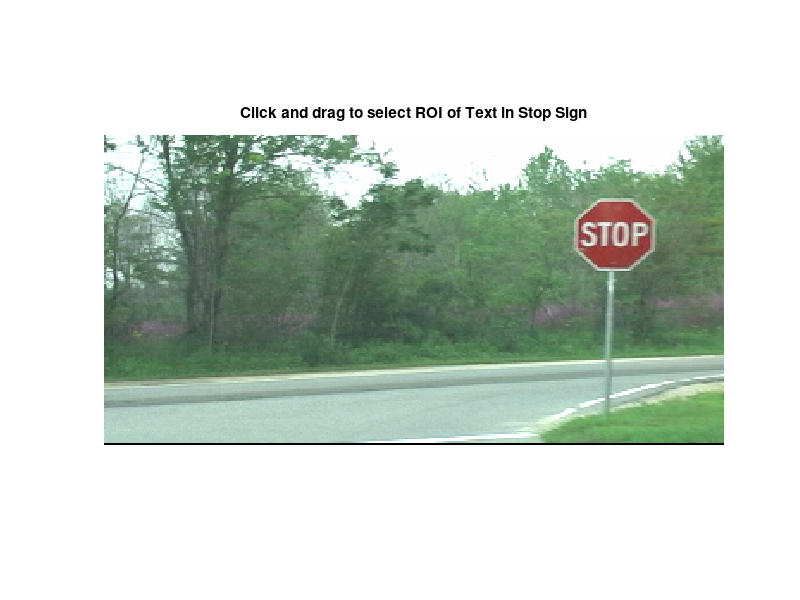

Source code (MATLAB): (Note: this script raises an error after producing the figure.)
%% Recognize Traffic Sign Text with OCR
% Copyright 2014-2015 The MathWorks, Inc.

%% Perform OCR with Manual Text Location
% Import image
load stop50
frame = double(stop50);

hf = figure('units','normalized','outerposition',[0 0 1 1]); hold on;
imshow(frame);
set(gcf,'units','normalized','outerposition',[0 0 1 1]);
title('Click and drag to select ROI of Text in Stop Sign');
bbox = round(getPosition(imrect));
close

% Perform OCR
results = ocr(frame,bbox,'TextLayout','Line');
if ~isempty(results.Text)
    loc = results.WordBoundingBoxes;
    textLocation = loc(1:2)+[0 -20];
    frame = insertText(frame,textLocation,results.Text);
    figure; 
    imshow(frame); 
    title('Manual OCR with ROI');
end

%% Perform OCR with Automatic Text Location
% Import image
load stop50
frame = double(stop50);

% Find location of traffic sign
% Convert image from rgb to hsv
frameHsv = rgb2hsv(frame);
% Set up blob analysis object
BO = vision.BlobAnalysis('LabelMatrixOutputPort',true);
% Threshold image
bm = thresholdImageRed(frameHsv);
% Perform morphological opening to get rid of background noise
bm = imopen(bm,strel('disk',1));
bm = imclose(bm,strel('octagon',15));
% Perform blob analysis to find sign
[areaSign,centroidSign,bboxSign,labelSign] = step(BO,bm);

% Find location of text
% Create binary mask with just the largest blob corresponding to the
% traffic sign
bm = (labelSign==1);

% Extract pixels corresponding to the traffic sign using this binary mask
frameMasked = frame;
frameMasked(repmat(~bm,[1 1 3])) = 0;

% Create a binary mask with the text merged into one blob
bm = thresholdImageWhite(frameMasked);
bm = imclose(bm,strel('disk',3));
bm = imfill(bm,'holes');
figure; 
imshow(bm)
title('Binary mask for blob analysis of text region');

% Find the location of this merged text blob
[area,centroid,bbox]= step(BO,bm);
[amax,aidx] = max(area);
mbbox = bbox(aidx,:); 

% Perform OCR on ROI
results = ocr(frame,mbbox);
textLocation = centroid(aidx,:)+[0 -20];
frame = insertShape(frame,'FilledRectangle',[textLocation 30 15]);
frame2 = insertText(frame,textLocation,results.Text);
figure; 
imshow(frame2); 
title('Automatic OCR with Blob Analysis ROI');
